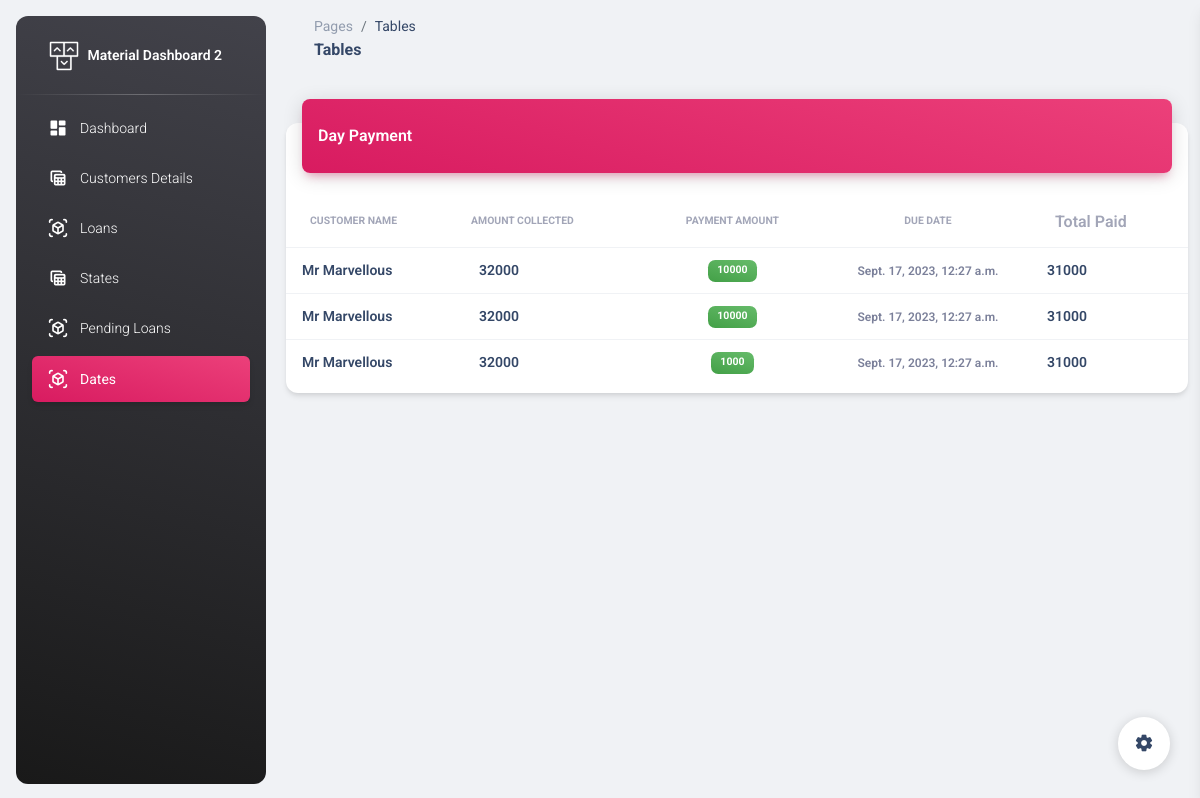
Before: /administration/dates/1/ with the older database file.
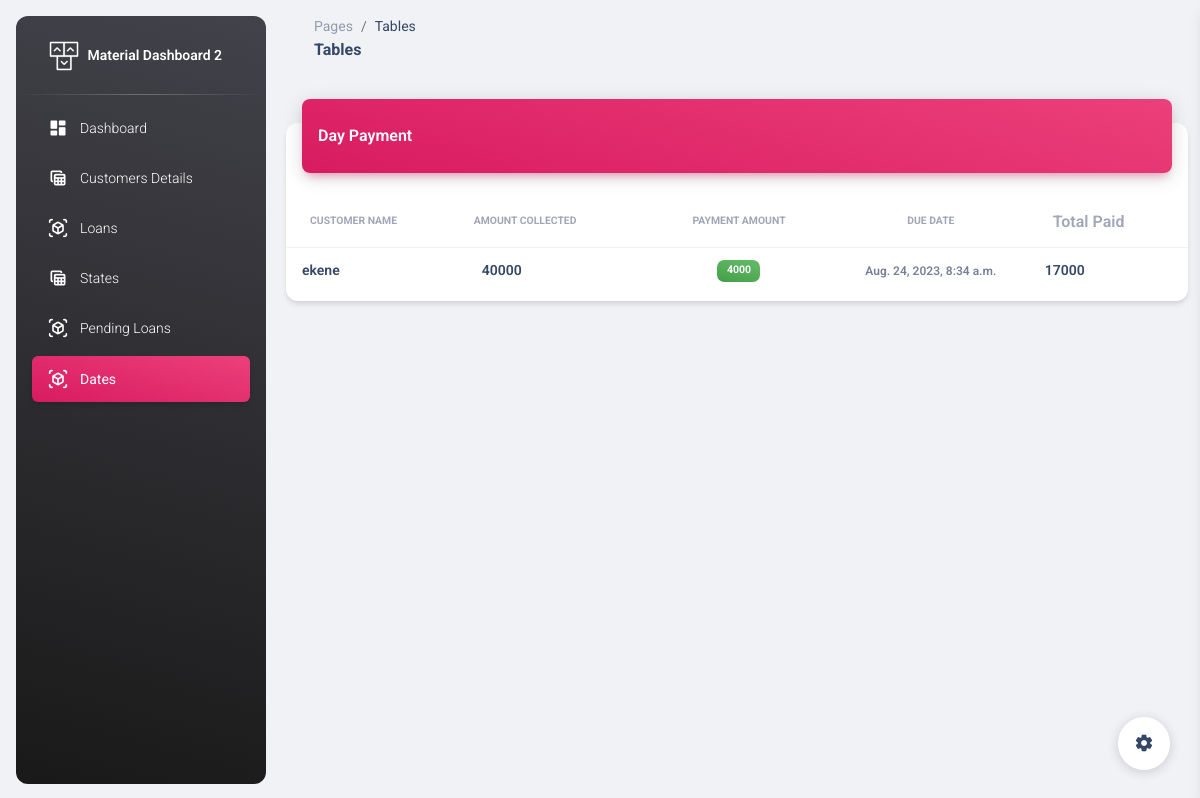
After: the same page with the newer database file.
### administration/models.py (models this page shows, shortened)
class Paid(models.Model):
    paymentday=models.ForeignKey(PaymentDay,on_delete=models.CASCADE)
    amount=models.IntegerField()
    loan=models.ForeignKey(Loan,on_delete=models.CASCADE)

class Loan(models.Model):
    loanee=models.ForeignKey(Customers,on_delete=models.CASCADE)
    amount_collected=models.IntegerField()
    amount_paid=models.IntegerField()
    due_date=models.DateTimeField()
    status=models.CharField(max_length=100,choices=status_choices,default="active")
    due=models.BooleanField()
    expected_payment_days=models.IntegerField(default=25)

class Customers(models.Model):
    name=models.CharField(max_length=100)
    branch=models.ForeignKey(Branch,on_delete=models.PROTECT,null=True,default=None)
    gender=models.CharField(max_length=100, null=True)
    occupation=models.CharField(max_length=100, null=True)
    state=models.CharField(max_length=100, null=True)
    passport=models.ImageField()
    business_name=models.CharField(max_length=100)
    bussiness_address=models.CharField(max_length=100)
    age=models.IntegerField()
    phone_number=models.IntegerField(null=True)
    home_address=models.CharField(max_length=100)
    card_number=models.IntegerField()
    guarantors_name=models.CharField(max_length=100)
    guarantors_phone=models.IntegerField()
    guarantors_address=models.CharField(max_length=100)
    goccupation=models.CharField(max_length=100,null=True)
    gstate=models.CharField(max_length=100,null=True)

### administration/views.py (the view)
# urls.py: path('dates/<int:paymentday_id>/', payment_day_details, name='payment_day_details'),
def payment_day_details(request, paymentday_id):
    paymentday = get_object_or_404(PaymentDay, pk=paymentday_id)
    payments = Paid.objects.filter(paymentday=paymentday)
    context = {
        'paymentday': paymentday,
        'payments': payments,
    }
    return render(request, 'administration/payment_day_details.html', context)

### administration/templates/administration/payment_day_details.html (shortened to what this page needs)
<!DOCTYPE html>
<html lang="en">
  {% load static %}
<head>
  <link href="{% static 'administration/assets/css/nucleo-icons.css'%}" rel="stylesheet" />
  <link href="{% static 'administration/assets/css/nucleo-svg.css'%}" rel="stylesheet" />
  <link id="pagestyle" href="{% static 'administration/assets/css/material-dashboard.css'%}" rel="stylesheet" />
</head>
<body class="g-sidenav-show  bg-gray-200">
  <aside class="sidenav navbar navbar-vertical navbar-expand-xs border-0 border-radius-xl my-3 fixed-start ms-3   bg-gradient-dark" id="sidenav-main">
    <div class="sidenav-header">
      <a class="navbar-brand m-0" href=" https://demos.creative-tim.com/material-dashboard/pages/dashboard " target="_blank">
        <img src="{% static 'administration/assets/img/logo-ct.png'%}" class="navbar-brand-img h-100" alt="main_logo">
        <span class="ms-1 font-weight-bold text-white">Material Dashboard 2</span>
      </a>
    </div>
    <hr class="horizontal light mt-0 mb-2">
    <div class="collapse navbar-collapse  w-auto " id="sidenav-collapse-main">
      <ul class="navbar-nav">
        <li class="nav-item">
          <a class="nav-link text-white " href="{% url 'dashboard'%}">
            <div class="text-white text-center me-2 d-flex align-items-center justify-content-center">
              <i class="material-icons opacity-10">dashboard</i>
            </div>
            <span class="nav-link-text ms-1">Dashboard</span>
          </a>
        </li>
        <li class="nav-item">
          <a class="nav-link text-white " href="{% url 'customer_details'%}">
            <div class="text-white text-center me-2 d-flex align-items-center justify-content-center">
              <i class="material-icons opacity-10">table_view</i>
            </div>
            <span class="nav-link-text ms-1">Customers Details</span>
          </a>
        </li>
        <li class="nav-item">
          <a class="nav-link text-white " href="{% url 'loans'%}">
            <div class="text-white text-center me-2 d-flex align-items-center justify-content-center">
              <i class="material-icons opacity-10">view_in_ar</i>
            </div>
            <span class="nav-link-text ms-1">Loans</span>
          </a>
        </li>
        <li class="nav-item">
            <a class="nav-link text-white " href="{% url 'states'%}">
              <div class="text-white text-center me-2 d-flex align-items-center justify-content-center">
                <i class="material-icons opacity-10">table_view</i>
              </div>
              <span class="nav-link-text ms-1">States</span>
            </a>
          </li>
          <li class="nav-item">
            <a class="nav-link text-white " href="{% url 'applied'%}">
              <div class="text-white text-center me-2 d-flex align-items-center justify-content-center">
                <i class="material-icons opacity-10">view_in_ar</i>
              </div>
              <span class="nav-link-text ms-1">Pending Loans </span>
            </a>
          </li>
          <li class="nav-item">
            <a class="nav-link text-white active bg-gradient-primary " href="{% url 'dates'%}">
              <div class="text-white text-center me-2 d-flex align-items-center justify-content-center">
                <i class="material-icons opacity-10">view_in_ar</i>
              </div>
              <span class="nav-link-text ms-1">Dates </span>
            </a>
          </li>
      </ul>
    </div>
  </aside>
  <main class="main-content position-relative max-height-vh-100 h-100 border-radius-lg ">
    <nav class="navbar navbar-main navbar-expand-lg px-0 mx-4 shadow-none border-radius-xl" id="navbarBlur" data-scroll="true">
      <div class="container-fluid py-1 px-3">
        <nav aria-label="breadcrumb">
          <ol class="breadcrumb bg-transparent mb-0 pb-0 pt-1 px-0 me-sm-6 me-5">
            <li class="breadcrumb-item text-sm"><a class="opacity-5 text-dark" href="javascript:;">Pages</a></li>
            <li class="breadcrumb-item text-sm text-dark active" aria-current="page">Tables</li>
          </ol>
          <h6 class="font-weight-bolder mb-0">Tables</h6>
        </nav>
      </div>
    </nav>
    <div class="container-fluid py-4">
      <div class="row">
        <div class="col-12">
          <div class="card my-4">
            <div class="card-header p-0 position-relative mt-n4 mx-3 z-index-2">
              <div class="bg-gradient-primary shadow-primary border-radius-lg pt-4 pb-3">
                <h6 class="text-white text-capitalize ps-3">Day Payment</h6>
              </div>
            </div>
            <div class="card-body px-0 pb-2">
              <div class="table-responsive p-0">
                <table class="table align-items-center mb-0">
                  <thead>
                    <tr>
                      <th class="text-uppercase text-secondary text-xxs font-weight-bolder opacity-7">Customer Name</th>
                      <th class="text-uppercase text-secondary text-xxs font-weight-bolder opacity-7 ps-2">Amount collected</th>
                      <th class="text-center text-uppercase text-secondary text-xxs font-weight-bolder opacity-7">payment amount</th>
                      <th class="text-center text-uppercase text-secondary text-xxs font-weight-bolder opacity-7">Due Date</th>
                      <th class="text-secondary opacity-7">Total Paid</th>
                    </tr>
                  </thead>
                  <tbody>
                    {% for payment in payments %}
                    <tr>
                      <td>
                        <div class="d-flex px-2 py-1">
                          <div class="d-flex flex-column justify-content-center">
                            <h6 class="mb-0 text-sm">{{ payment.loan.loanee.name }}</h6>
                          </div>
                        </div>
                      </td>
                      <td>
                        <div class="d-flex px-2 py-1">
                          <div class="d-flex flex-column justify-content-center">
                            <h6 class="mb-0 text-sm">{{ payment.loan.amount_collected }}</h6>
                          </div>
                        </div>
                      </td>
                      <td class="align-middle text-center text-sm">
                        <span class="badge badge-sm bg-gradient-success">{{ payment.amount }}</span>
                      </td>
                      <td class="align-middle text-center">
                        <span class="text-secondary text-xs font-weight-bold">{{ payment.loan.due_date }}</span>
                      </td>
                      <td>
                        <div class="d-flex px-2 py-1">
                          <div class="d-flex flex-column justify-content-center">
                            <h6 class="mb-0 text-sm"> {{payment.loan.amount_paid}}</h6>
                          </div>
                        </div>
                      </td>
                    </tr>
                    {% endfor %}
                  </tbody>
                </table>
              </div>
            </div>
          </div>
        </div>
      </div>
    </div>
  </main>
  <div class="fixed-plugin">
    <a class="fixed-plugin-button text-dark position-fixed px-3 py-2">
      <i class="material-icons py-2">settings</i>
    </a>
  </div>
</body>
</html>

Changed rows visible on the page:
removed Paid: loan.loanee.name "Mr Marvellous", loan.amount_collected "32000", amount "10000", loan.due_date "Sept. 17, 2023, 12:27 a.m.", loan.amount_paid "31000"
removed Paid: loan.loanee.name "Mr Marvellous", loan.amount_collected "32000", amount "10000", loan.due_date "Sept. 17, 2023, 12:27 a.m.", loan.amount_paid "31000"
removed Paid: loan.loanee.name "Mr Marvellous", loan.amount_collected "32000", amount "1000", loan.due_date "Sept. 17, 2023, 12:27 a.m.", loan.amount_paid "31000"
added Paid: loan.loanee.name "ekene", loan.amount_collected "40000", amount "4000", loan.due_date "Aug. 24, 2023, 8:34 a.m.", loan.amount_paid "17000"
